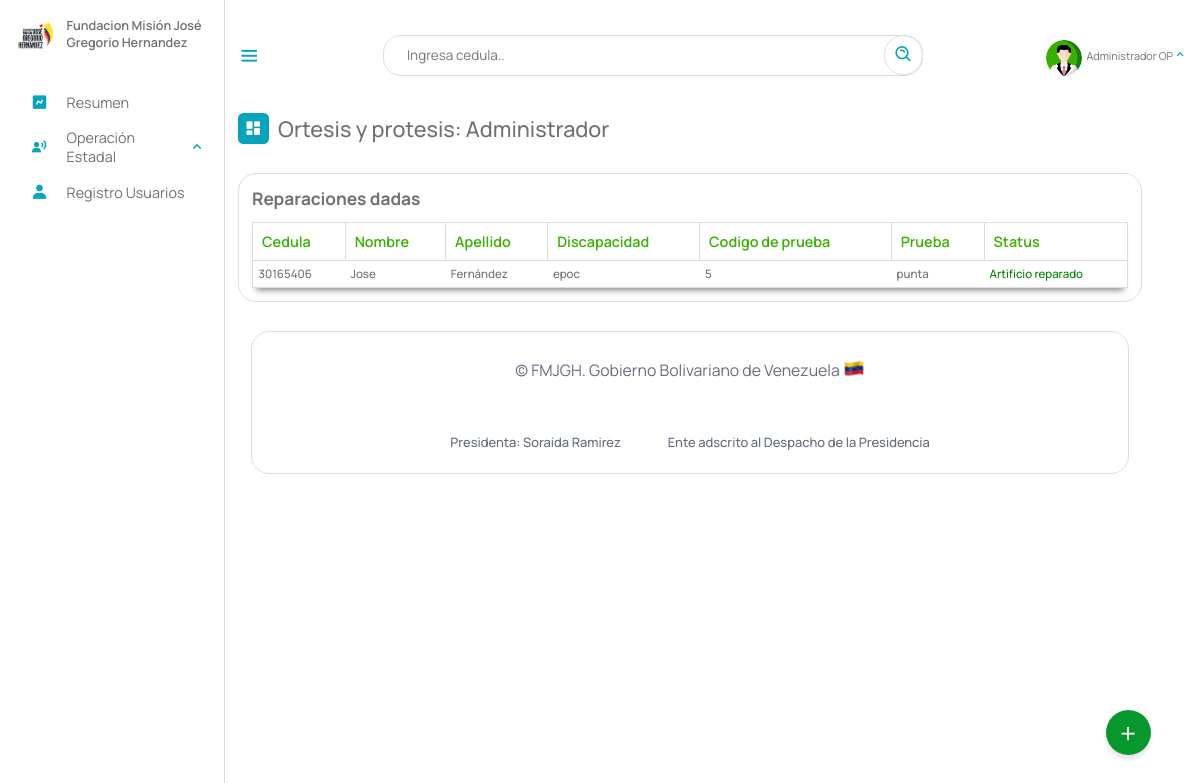
The app's page /Escritorio/06-reparacionDada.php (signed in), older data.
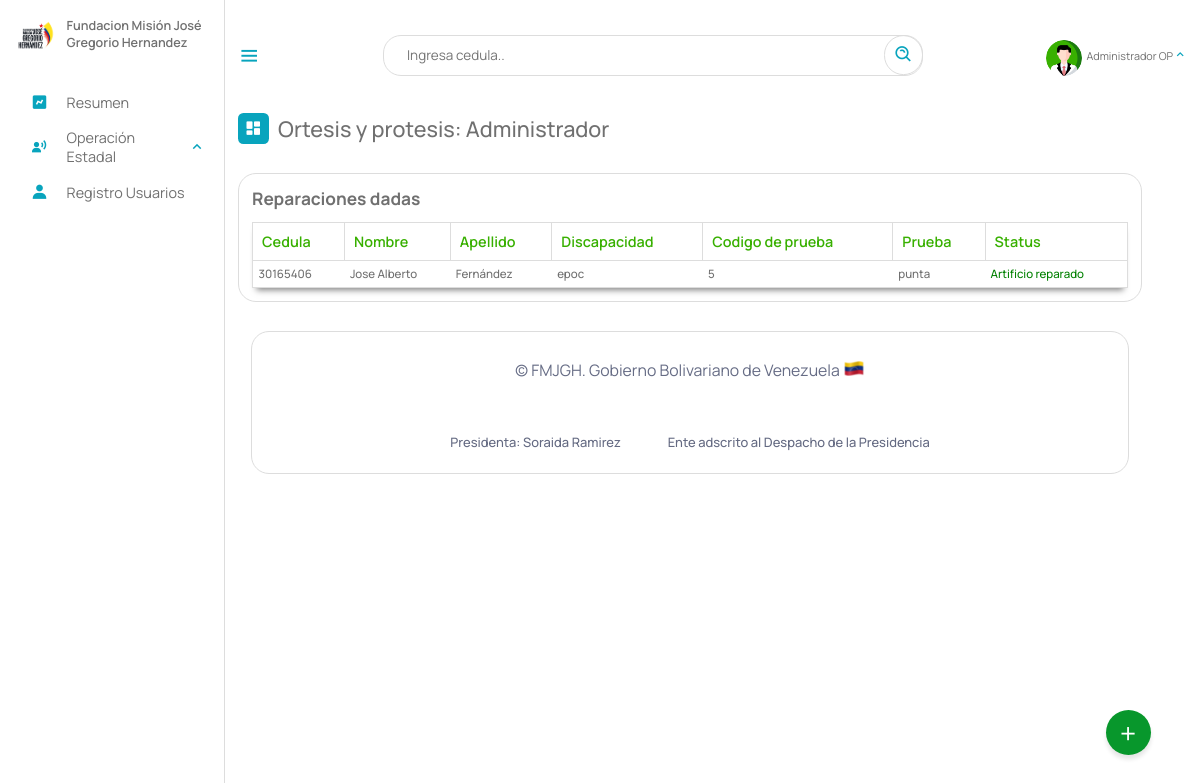
The same page, newer data.
### tables this page shows
CREATE TABLE `beneficiario` (
  `cedula` int(12) NOT NULL,
  `nombre` text NOT NULL,
  `apellido` text NOT NULL,
  `fecha_naci` date NOT NULL,
  `email` varchar(50) NOT NULL,
  `telefono` varchar(12) NOT NULL,
  `nacionalidad` char(2) NOT NULL,
  `edad` int(2) NOT NULL,
  `sexo` char(1) NOT NULL,
  `edo_civil` text NOT NULL,
  `nro_hijo` int(2) DEFAULT NULL,
  `estado` varchar(10) NOT NULL,
  `municipio` varchar(20) NOT NULL,
  `parroquia` varchar(10) NOT NULL,
  `discapacidad` varchar(10) NOT NULL,
  `atencion_solicitada` varchar(10) NOT NULL,
  `certificado` varchar(50) DEFAULT NULL,
  `registrado_por` text DEFAULT NULL,
  `fecha_registro` date NOT NULL,
  PRIMARY KEY (`cedula`),
  KEY `estado` (`estado`),
  KEY `discapacidad` (`discapacidad`),
  KEY `atencion_solicitada` (`atencion_solicitada`),
  KEY `municipio` (`municipio`),
  KEY `parroquia` (`parroquia`),
  CONSTRAINT `beneficiario_ibfk_1` FOREIGN KEY (`estado`) REFERENCES `estados` (`id_estados`) ON DELETE CASCADE,
  CONSTRAINT `beneficiario_ibfk_2` FOREIGN KEY (`municipio`) REFERENCES `municipios` (`id_municipios`) ON DELETE CASCADE,
  CONSTRAINT `beneficiario_ibfk_3` FOREIGN KEY (`parroquia`) REFERENCES `parroquia` (`id`) ON DELETE CASCADE ON UPDATE CASCADE,
  CONSTRAINT `beneficiario_ibfk_4` FOREIGN KEY (`discapacidad`) REFERENCES `discapacid_e` (`id_e`) ON DELETE CASCADE,
  CONSTRAINT `beneficiario_ibfk_5` FOREIGN KEY (`atencion_solicitada`) REFERENCES `tipoatencion` (`id`) ON DELETE CASCADE
);

CREATE TABLE `reparacion_artificios` (
  `id` int(11) NOT NULL AUTO_INCREMENT,
  `cedula` int(12) NOT NULL,
  `fecha_reparacion` date DEFAULT NULL,
  `artificio` varchar(10) DEFAULT NULL,
  PRIMARY KEY (`id`),
  KEY `cedula` (`cedula`)
);

### php/01-05-reparacionArtificio.php (called while the page is built, shortened)
<?php
include_once("ManejadorBD.php");
class raparacion_artificio extends ManejadorBD{
        private $cnn;
        public function __construct($tipoConexion){
            $this->cnn = parent::conectar($tipoConexion);
        }
		public function consultarTodasReparacionesDadas(){
			try{
				$stmt = $this->cnn->prepare("SELECT beneficiario.nombre, beneficiario.apellido, beneficiario.cedula, beneficiario.discapacidad,
				 beneficiario.atencion_solicitada, reparacion_artificios.id, reparacion_artificios.artificio FROM
				 beneficiario, reparacion_artificios WHERE beneficiario.cedula = reparacion_artificios.cedula AND
				 /* beneficiario.atencion_solicitada = '6-repaart' */  reparacion_artificios.artificio IS NOT NULL;");
				$stmt->setFetchMode(PDO::FETCH_ASSOC);
				$stmt->execute();
				return $stmt->fetchAll();
	        }catch(PDOException $error) {
				echo "Error: ejecutando consulta SQL.".$error->getMessage();
				exit();
	        }
		}
}

### php/ManejadorBD.php (called while the page is built, shortened)
<?php
	class ManejadorBD extends PDO {
		public $srv	= SRV;
		public $usr	= USR;
		public $pas	= PAS;
		public $dbn	= BDN;
		public function conectar($tipoConexion){
			try{
				switch ($tipoConexion) {
				    case 1:
				        $dsn = "mysql:host=$this->srv;dbname=$this->dbn";
				        break;
				}
				$dbh = new PDO($dsn, $this->usr, $this->pas);
    			$dbh->setAttribute(PDO::ATTR_ERRMODE, PDO::ERRMODE_EXCEPTION);
			}catch(PDOException $error){
                echo "Error al Conectar con la Base de Datos: ".$error->getMessage();
                exit();
			}
            $this->conexionBD = $dbh;
			return $this->conexionBD;
		}
	}
?>

### Escritorio/06-reparacionDada.php (the view, shortened to what this page needs)
<?php
include_once("partearriba.php");
?>
<div class="dash-contenido">
    <div class="overview">
        <div class="titulo">
            <i class='bx bxs-dashboard'> </i>
            <span class="link-name">Ortesis y protesis: <?php echo $rol ?></span>
        </div>
    </div>
    <div class="tabla-atencion">
        <h2>Reparaciones dadas</h2>
        <table>
            <thead>
                <tr>
                    <th>Cedula</th>
                    <th>Nombre</th>
                    <th>Apellido</th>
                    <th>Discapacidad</th>
                    <th>Codigo de prueba</th>
                    <th>Prueba</th>
                    <th>Status</th>
                </tr>
            </thead>
            <tbody>
                <?php
                include_once("../php/01-05-reparacionArtificio.php");
                $aten = new raparacion_artificio(1);
                $consulta = $aten->consultarTodasReparacionesDadas();
                if ($consulta) {
                    foreach ($consulta as $registros) {
                ?>
                        <tr>
                            <td><?php echo $registros["cedula"] ?></td>
                            <td><?php echo $registros["nombre"] ?></td>
                            <td><?php echo $registros["apellido"] ?></td>
                            <td><?php echo $registros["discapacidad"] ?></td>
                            <td><?php echo $registros["id"] ?></td>
                            <td><?php echo $registros["artificio"] ?></td>
                            <td style="color: green;">Artificio reparado</td>
                        </tr>
                <?php
                    }
                }
                ?>
            </tbody>
        </table>
    </div>
    <?php
    include_once("parteabajo.php");
    ?>

Row changes from the older to the newer data that the page shows:
changed beneficiario "Fernández": nombre "Jose" → "Jose Alberto"
